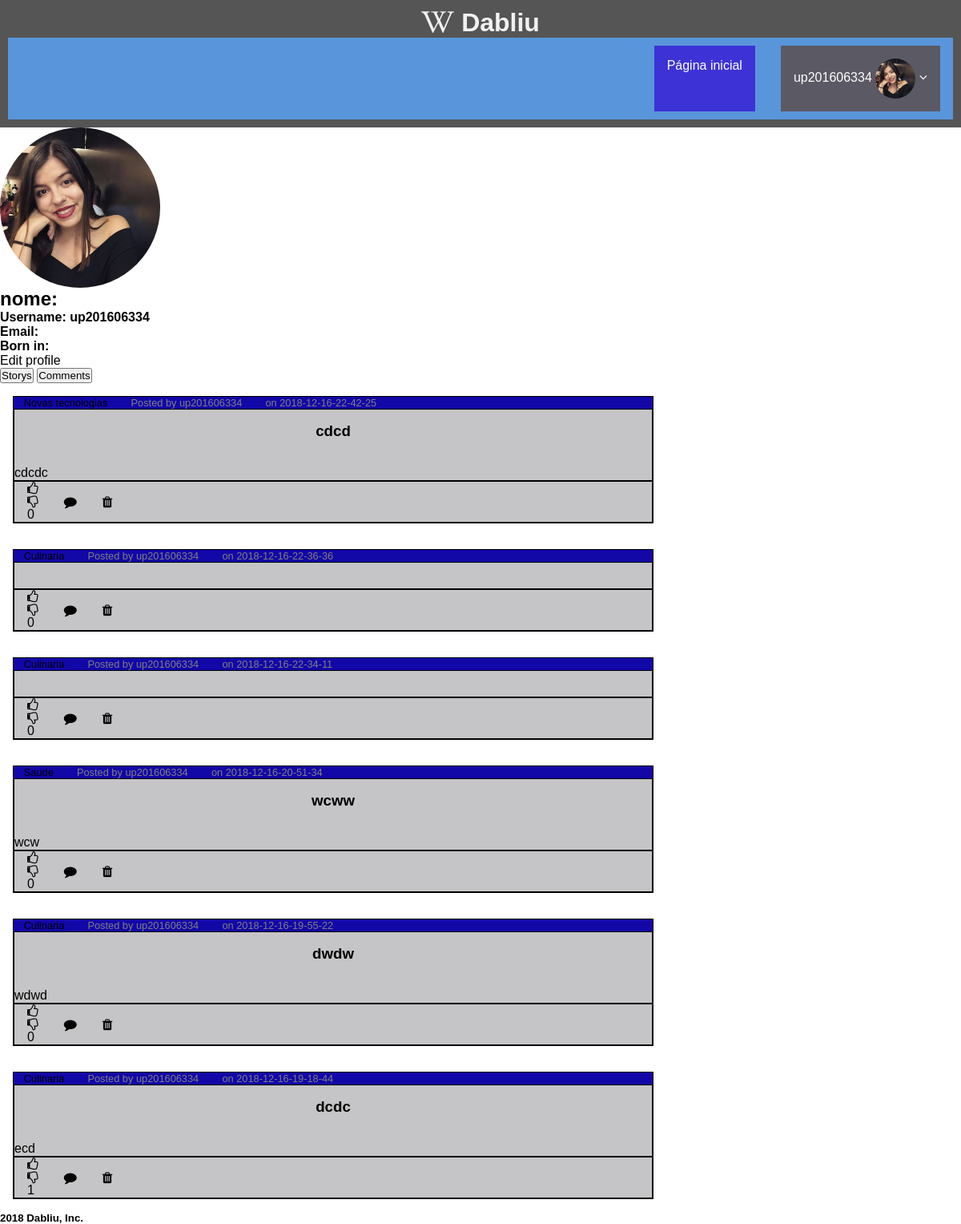
Screenshot of /pages/personalspace.php (signed in) with the database file from the repository.
### tables this page shows
CREATE TABLE user (
    --UserID   INTEGER PRIMARY KEY,
    --Name   TEXT ,
    username VARCHAR PRIMARY KEY,
    password VARCHAR NOT NULL,
    nome TEXT,
    DataNascimento DATE,
    email TEXT

);

CREATE TABLE Post (
    Title VARCHAR,
    Dados VARCHAR,
    postID   INTEGER PRIMARY KEY,
    CategoryName TEXT REFERENCES Category(CategoryName),
    username TEXT REFERENCES user(username),
    up INTEGER,
    down INTEGER,
    pDate DATETIME CHECK (pDate>0)

);

### database/db_users.php (called while the page is built, shortened)
<?php
function getUserInformation($username){
    $db=Database::instance()->db();
    $stmt=$db->prepare('SELECT * FROM user where username = ?');
    $stmt->execute(array($username));
    return $stmt->fetchAll();
}
function getUserStorys($username){
    $db=Database::instance()->db();
    $stmt=$db->prepare('SELECT * FROM Post where username = ?');
    $stmt->execute(array($username));
    return $stmt->fetchAll();
}
?>

### templates/tpl_story.php (the view, shortened to what this page needs)
<?php function draw_stories($stories){
    ?>
<div class = "stories_css">
 <?php
  foreach ($stories as $story) {
   draw_story($story);
}
?>
</div>
<?php } ?>
<?php function draw_story($story){
    ?>
    <article class="story" >
        <div class = "story_header">
            <span><?=$story['CategoryName']?></span>
            <span style="color: #808080;"> Posted by
                <a href="../pages/user.php?username=<?=$story['username']?>" > <?=$story['username']?></a>
            </span>
            <span style="color: #808080;"> on
                <?=$story['pDate']?>
            </span>
        </div>
        <div class = "story_content">
            <header><h3><a href="../pages/story.php?story_id=<?=$story['postID']?>"><?=$story['Title']?></a></h3></header>
            <p><?=nl2br($story['Dados'])?></p>
        </div>
        <div class = "story_footer">
           <div class="vote-toggle">
                <?php
                    draw_votes($story['postID'],$story['up'],$story['down']);
                ?>
            </div>
            <div id='comments'>
                    <a href="../pages/story.php?story_id=<?=$story['postID']?>">
                    <i class="fa fa-comment"></i>
                    </a>
            </div>
            <?php if(checkIfUserisLogged($_SESSION['username'],$story['username'])){
                ?>
                <div class="trash-can">
                    <a id="delete-story">
                    <i class="fa fa-trash"></i>
                    </a>
                </div>
        </div>
        <?php }?>
    </article>
<?php }?>
<?php function draw_votes($story_id,$storyUp,$storyDown){
    ?>
    <div class="votes">
            <a id="voto">
            <i class="fa fa-thumbs-o-up"></i>
            </a>
    </div>
    <div class="votes">
            <a id="voto">
            <i class="fa  fa-thumbs-o-down"></i>
            </a>
    </div>
    <p><?=$storyUp-$storyDown?></p>
<?php } ?>
<?php function checkIfUserisLogged($usernameLogged,$storyusername){
    return $usernameLogged == $storyusername;
 }?>

### templates/tpl_user.php (shortened to what this page needs)
<?php function draw_user($userArray){
    $user=reset($userArray);
    ?>
    <section class="userInfo">
    <body>
        <h2>nome: <?=$user['nome']?></h2>
    <h4>Username: <?=$user['username']?></h4>
    <h4>Email: <?=$user['email']?></h4>
    <h4>Born in: <?=$user['DataNascimento']?></h4>
    <?php if($user['username']==$_SESSION['username']){
        ?>
    <div class="edit profile">
        <p><a href= "../pages/usersettings.php">Edit profile</a></p>
    </div>
   <?php }?>
    </body>
</section>
<?php }?>
<?php function draw_comment_story_buttons($username){
    ?>
   <div class="article-container">
        <div class="chooseCorS" id="chooseCorSDiv">
            <button class="chooseCorS-button active"><p>Storys</p></button>
            <button class="chooseCorS-button"><p>Comments</p></button>
        </div>
        <div class="comments-storys">
            <?php
                $publications = getRecentPublicationsUser($username);
                draw_stories($publications);
            ?>
        </div>
    </div>
<?php } ?>
<?php function draw_user_image( $username,$type){?>
    <?php if(file_exists("../assets/".sha1($username).".jpg")){
        ?>
        <img src="../assets/<?=sha1($username)?>.jpg" alt="Avatar" class=<?=$type?>>
    <?php }else if(file_exists("../assets/".sha1($username).".png")){?>
        <img src="../assets/<?=sha1($username)?>.png"alt="Avatar" class=<?=$type?>>
    <?php }else if(file_exists("../assets/".sha1($username).".jpeg")){?>
        <img src="../assets/<?=sha1($username)?>.jpeg"alt="Avatar" class=<?=$type?>>
    <?php }else {?>
        <img src="../assets/user.jpg"alt="Avatar" class=<?=$type?>>
    <?php }?>
<?php }?>

### css/style.css (style rules this page uses)
* { margin: 0; padding: 0; box-sizing: border-box; font-family:'Quicksand', sans-serif; }
body { background-color: #ffffff6e; }
.avatarSmall { vertical-align: middle; width: 50px; height: 50px; border-radius: 50%; }
.avatarBig { vertical-align: middle; width: 200px; height: 200px; border-radius: 50%; }
a { color: inherit; text-decoration: none; text-align: center; }
.stories_css { display: flex; justify-content: center; flex-direction: column; }
.story { background:#fff; width: 800px; border: 1px solid #000000; margin: 1em; }
.story_header { background:#1207a7; font-size: 0.8em; }
.story_header span { margin: 0em 1em 0em 1em; }
.story_content { background:#c5c5c7; border: 1px solid #000000; }
.story_footer { display: flex; background:#c5c5c7; border: 1px solid #000000; }
.story_footer > * { display: flex; flex-direction: column; justify-content: center; margin: 0em 1em 0em 1em; }
.story header { margin: 1em 0em 2em 0em; text-align: center; }

### rows the page displays
user: username "up201606334"
post: CategoryName "Novas tecnologias", username "up201606334", pDate "2018-12-16-22-42-25", Title "cdcd", Dados "cdcdc", $storyUp-$storyDown "0"
post: CategoryName "Culinaria", username "up201606334", pDate "2018-12-16-22-36-36", $storyUp-$storyDown "0"
post: CategoryName "Culinaria", username "up201606334", pDate "2018-12-16-22-34-11", $storyUp-$storyDown "0"
post: CategoryName "Saude", username "up201606334", pDate "2018-12-16-20-51-34", Title "wcww", Dados "wcw", $storyUp-$storyDown "0"
post: CategoryName "Culinaria", username "up201606334", pDate "2018-12-16-19-55-22", Title "dwdw", Dados "wdwd", $storyUp-$storyDown "0"
post: CategoryName "Culinaria", username "up201606334", pDate "2018-12-16-19-18-44", Title "dcdc", Dados "ecd", $storyUp-$storyDown "1"

### other values shown
$_SESSION['username'] "up201606334"
